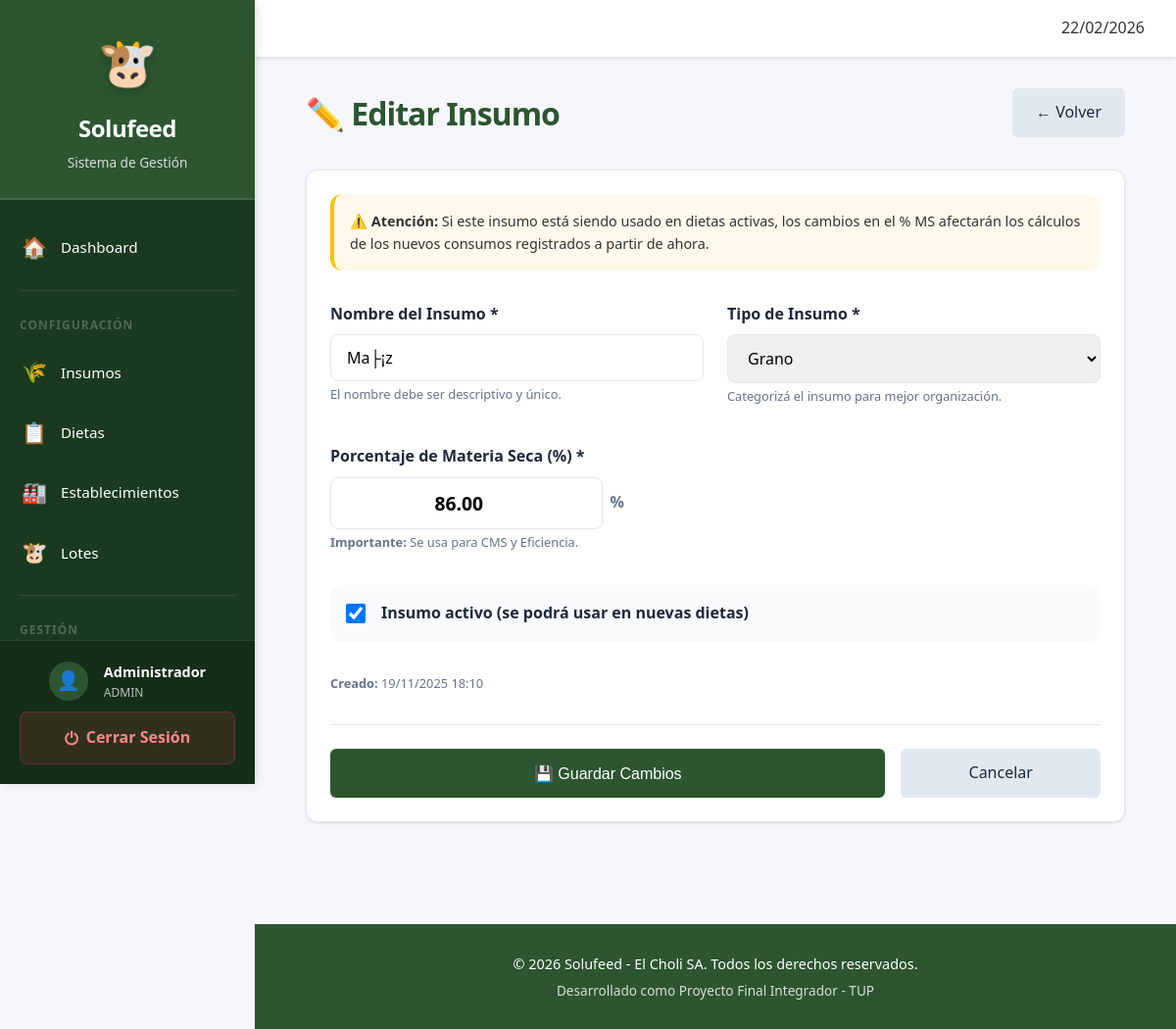
Screenshot of /admin/insumos/editar.php?id=1 (signed in) with the database file from the repository.
### tables this page shows
CREATE TABLE `insumo` (
  `id_insumo` int(11) NOT NULL AUTO_INCREMENT,
  `nombre` varchar(100) NOT NULL,
  `tipo` varchar(50) DEFAULT NULL,
  `costo_kg` decimal(12,4) DEFAULT NULL,
  `porcentaje_ms` decimal(5,2) NOT NULL,
  `activo` tinyint(1) NOT NULL DEFAULT 1,
  `fecha_creacion` datetime NOT NULL,
  `fecha_actualizacion` datetime DEFAULT NULL,
  PRIMARY KEY (`id_insumo`)
);

### admin/insumos/editar.php (the view, shortened to what this page needs)
<?php
$id_insumo = (int) $_GET['id'];
$db = getConnection();
$stmt = $db->prepare("SELECT * FROM insumo WHERE id_insumo = ?");
$stmt->execute([$id_insumo]);
$insumo = $stmt->fetch();
include '../../includes/header.php';
?>
<div style="display: flex; align-items: center; justify-content: space-between; margin-bottom: 2rem;">
    <h1 style="font-weight: 800; color: var(--primary); margin: 0; letter-spacing: -1px;">✏️ Editar Insumo</h1>
    <a href="listar.php" class="btn btn-secondary"><span>←</span> Volver</a>
</div>
<div class="card">
    <div style="background: #fff8eb; padding: 1rem; border-radius: var(--radius); border-left: 4px solid var(--warning); margin-bottom: 2rem; font-size: 0.9rem;">
        ⚠️ <strong>Atención:</strong> Si este insumo está siendo usado en dietas activas, los cambios en el % MS
        afectarán los cálculos de los nuevos consumos registrados a partir de ahora.
    </div>
    <form method="POST" class="formulario">
        <div style="display: grid; grid-template-columns: 1fr 1fr; gap: 1.5rem;">
            <div class="form-group">
                <label for="nombre">Nombre del Insumo *</label>
                <input type="text" id="nombre" name="nombre" required value="<?php echo htmlspecialchars($insumo['nombre']); ?>">
                <small style="color: var(--text-muted); font-size: 0.8rem;">El nombre debe ser descriptivo y único.</small>
            </div>
            <div class="form-group">
                <label for="tipo">Tipo de Insumo *</label>
                <select id="tipo" name="tipo" required>
                    <option value="GRANO" <?php echo ($insumo['tipo'] == 'GRANO') ? 'selected' : ''; ?>>Grano</option>
                </select>
                <small style="color: var(--text-muted); font-size: 0.8rem;">Categorizá el insumo para mejor organización.</small>
            </div>
        </div>
        <div class="form-group" style="max-width: 300px; margin-top: 1rem;">
            <label for="porcentaje_ms">Porcentaje de Materia Seca (%) *</label>
            <div style="display: flex; align-items: center; gap: 0.5rem;">
                <input type="number"
                       id="porcentaje_ms"
                       name="porcentaje_ms"
                       step="0.1"
                       min="0"
                       max="100"
                       required
                       style="font-weight: 800; font-size: 1.2rem; text-align: center;"
                       value="<?php echo $insumo['porcentaje_ms']; ?>">
                <span style="font-weight: 800; color: var(--text-muted);">%</span>
            </div>
            <small style="color: var(--text-muted); font-size: 0.8rem;">
                <strong>Importante:</strong> Se usa para CMS y Eficiencia.
            </small>
        </div>
        <div style="margin: 2rem 0; padding: 1rem; background: var(--bg-main); border-radius: var(--radius); display: flex; align-items: center; gap: 1rem;">
            <input type="checkbox" name="activo" id="activo" value="1" <?php echo $insumo['activo'] ? 'checked' : ''; ?> style="width: 20px; height: 20px;">
            <label for="activo" style="margin-bottom: 0; cursor: pointer;">Insumo activo (se podrá usar en nuevas dietas)</label>
        </div>
        <div style="font-size: 0.8rem; color: var(--text-muted); margin-bottom: 2rem; display: flex; gap: 1rem;">
            <span><strong>Creado:</strong> <?php echo date('d/m/Y H:i', strtotime($insumo['fecha_creacion'])); ?></span>
        </div>
        <div style="display: flex; gap: 1rem; padding-top: 1.5rem; border-top: 1px solid var(--border);">
            <button type="submit" class="btn btn-primary btn-lg" style="flex: 1;">💾 Guardar Cambios</button>
            <a href="listar.php" class="btn btn-secondary btn-lg" style="flex: 0.3;">Cancelar</a>
        </div>
</div>
<?php include '../../includes/footer.php'; ?>

### assets/css/main.css (style rules this page uses)
:root { --primary: #2c5530; --primary-light: #3d7043; --primary-dark: #1e3a21; --secondary: #1e6091; --accent: #f4a261; --success: #28a745; --danger: #dc3545; --warning: #ffc107; --info: #17a2b8; --bg-main: #f8fafc; --surface: #ffffff; --border: #e2e8f0; --text-main: #1e293b; --text-muted: #64748b; --text-on-primary: #ffffff; --shadow-sm: 0 1px 3px rgba(0, 0, 0, 0.12); --shadow-md: 0 4px 6px -1px rgba(0, 0, 0, 0.1), 0 2px 4px -1px rgba(0, 0, 0, 0.06); --shadow-lg: 0 10px 15px -3px rgba(0, 0, 0, 0.1), 0 4px 6px -2px rgba(0, 0, 0, 0.05); --radius: 12px; }
* { margin: 0; padding: 0; box-sizing: border-box; }
body { font-family: 'Outfit', 'Inter', -apple-system, sans-serif; background-color: var(--bg-main); color: var(--text-main); line-height: 1.5; -webkit-font-smoothing: antialiased; }
.card { background: var(--surface); border-radius: var(--radius); padding: 1.5rem; box-shadow: var(--shadow-sm); border: 1px solid var(--border); margin-bottom: 1.5rem; transition: transform 0.2s ease, box-shadow 0.2s ease; }
.btn { display: inline-flex; align-items: center; justify-content: center; padding: 0.625rem 1.25rem; font-size: 0.95rem; font-weight: 600; border-radius: 8px; cursor: pointer; transition: all 0.2s ease; text-decoration: none; border: none; gap: 0.5rem; }
.btn-primary { background: var(--primary); color: white; }
.btn-secondary { background: var(--border); color: var(--text-main); }
.btn-lg { padding: 1rem 1.5rem; font-size: 1.1rem; }
.form-group { margin-bottom: 1.25rem; }
label { display: block; font-weight: 600; margin-bottom: 0.5rem; color: var(--text-main); }
input[type="text"], input[type="number"], input[type="date"], input[type="time"], input[type="email"], input[type="password"], select, textarea { width: 100%; padding: 0.75rem 1rem; border: 1px solid var(--border); border-radius: 8px; font-family: inherit; font-size: 1rem; transition: border-color 0.2s ease, box-shadow 0.2s ease; }

### assets/css/style.css (style rules this page uses)
* { margin: 0; padding: 0; box-sizing: border-box; }
body { font-family: 'Segoe UI', Tahoma, Geneva, Verdana, sans-serif; background-color: #f5f7fa; color: #333; line-height: 1.6; display: flex; min-height: 100vh; }
.formulario { max-width: 800px; }
.btn { display: inline-block; padding: 0.75rem 1.5rem; border: none; border-radius: 6px; font-size: 1rem; font-weight: 500; text-decoration: none; cursor: pointer; transition: all 0.3s; text-align: center; }

### rows the page displays
insumo: nombre "Ma├¡z", porcentaje_ms "86.00", activo "☑", fecha_creacion "19/11/2025 18:10"

### other values shown
$_SESSION['nombre'] "Administrador"
$_SESSION['tipo'] "ADMIN"
